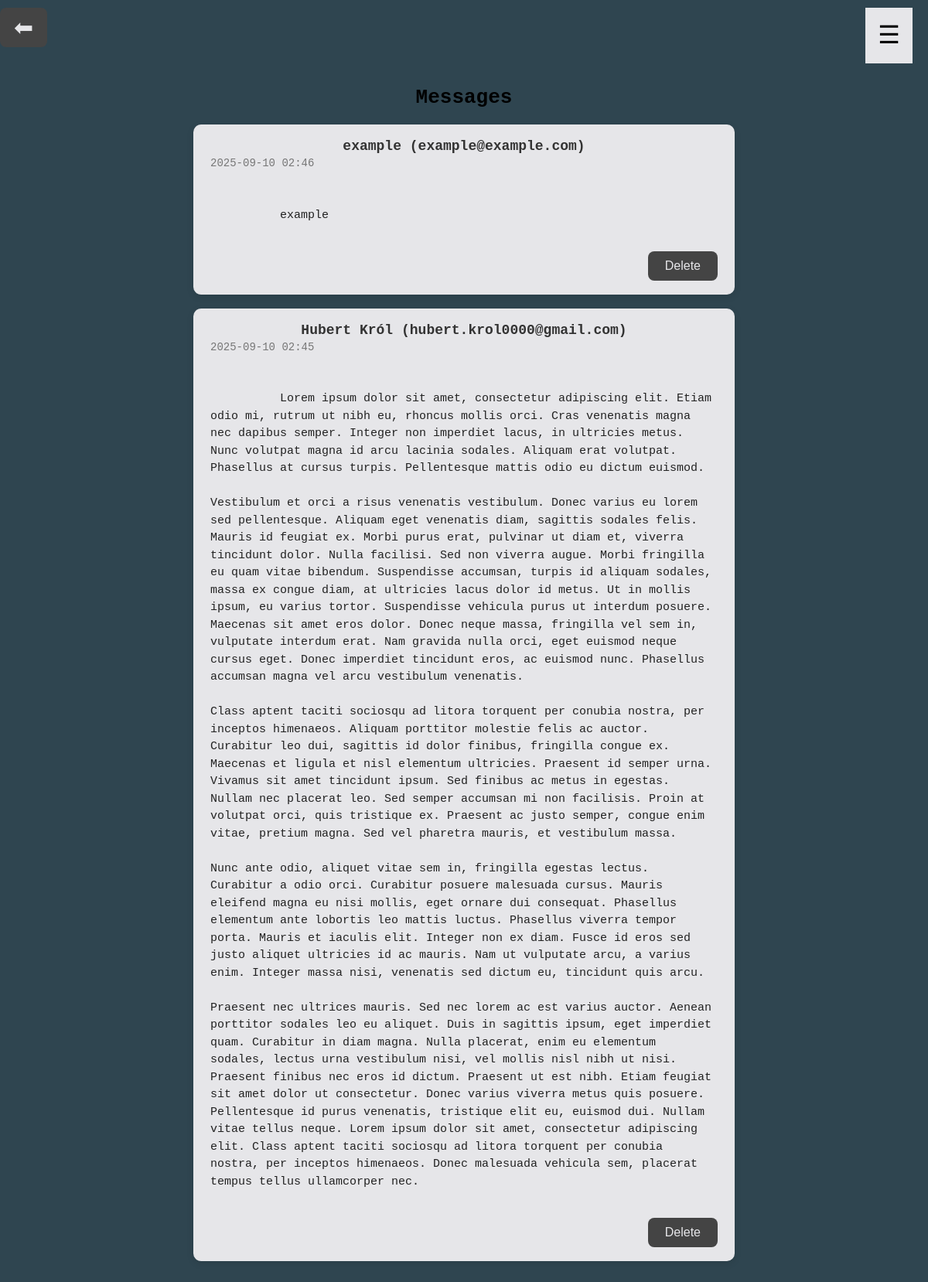
/admin/messages (signed in), run on the app's committed database.
### app.py (models this page shows)
class Message(db.Model):
    id = db.Column(db.Integer, primary_key=True)
    name = db.Column(db.String(120), nullable=False)
    email = db.Column(db.String(120), nullable=False)
    content = db.Column(db.Text, nullable=False)
    created_at = db.Column(db.DateTime, default=poland_now)

### app.py (the view)
@app.route("/admin/messages", methods=["GET", "POST"])
@login_required
def admin_messages():
    messages = Message.query.order_by(Message.created_at.desc()).all()
    return render_template("admin/messages.html", messages=messages)

### app.py (called while the page is built)
@login_manager.user_loader
def load_user(user_id):
    return User.query.get(int(user_id))

@app.context_processor
def inject_year():
    return {"current_year": date.today().year}

### templates/admin/messages.html
{% extends "base.html" %}
{% block content %}
<button class="btn back-btn" onclick="history.back()">⬅</button>
<h2>Messages</h2>
{% if messages %}
  <ul class="message-list">
    {% for msg in messages %}
      <li class="message-item">
        <div class="message-header">
          <h3>{{ msg.name }} ({{ msg.email }})</h3>
          <p class="muted">{{ msg.created_at.strftime("%Y-%m-%d %H:%M") }}</p>
        </div>
        <div class="message-body">
          {{ msg.content }}
        </div>
        <form method="POST" action="{{ url_for('delete_message', id=msg.id) }}">
          <button class="btn danger" type="submit" onclick="return confirm('Na pewno usunąć tę wiadomość?')">Delete</button>
        </form>
      </li>
    {% endfor %}
  </ul>
{% else %}
  <p>empty.</p>
{% endif %}
{% endblock %}

### static/styles/app.css (style rules this page uses)
body { width: 100%; margin: 0; padding: 0; box-sizing: border-box; background-color: #2F4550; font-family: "Fira Code", monospace; }
h3 { text-align: center; }
h2 { text-align: center; margin: 30px 0 20px 0; font-size: 26px; }
.btn { display: inline-block; padding: 10px 22px; background-color: #444 !important; color: #E6E6E9 !important; border: none !important; border-radius: 8px !important; font-size: 16px; cursor: pointer; text-decoration: none !important; transition: background 0.3s; }
.btn.danger { background-color: #444 !important; color: #E6E6E9 !important; }
.muted { color: #6c757d; font-size: 14px; }
.message-list { list-style: none; padding: 0; margin: 20px auto; max-width: 700px; }
.message-item { background: #E6E6E9; border-radius: 10px; padding: 18px 22px; margin-bottom: 18px; box-shadow: 0 3px 10px rgba(0,0,0,0.1); transition: transform 0.3s, box-shadow 0.3s; }
.message-header { display: flex; flex-direction: column; margin-bottom: 10px; }
.message-header h3 { margin: 0; font-size: 18px; font-weight: 700; color: #333; }
.message-header .muted { margin-top: 4px; font-size: 14px; color: #777; }
.message-body { margin: 12px 0; font-size: 15px; line-height: 1.5; color: #222; white-space: pre-wrap; }
.message-item form { text-align: right; }
.back-btn { display: inline-block; margin: 10px 10px 20px 0; background-color: #444 !important; color: #E6E6E9 !important; padding: 8px 18px; border-radius: 6px; font-size: 30px; transition: background 0.3s; cursor: pointer; }

### data on the page
Message: name "example", email "example@example.com", created_at "2025-09-10 02:46", content "example"
Message: name "Hubert Król", email "hubert.krol0000@gmail.com", created_at "2025-09-10 02:45", content "Lorem ipsum dolor sit amet, consectetur adipiscing elit. Etiam odio mi, rutrum ut nibh eu, rhoncus mollis orci. Cras venenatis magna nec dapibus semper. Integer non imperdiet lacus, in ultricies metus. Nunc volutpat magna id arcu lacinia sodales. Aliquam erat volutpat. Phasellus at cursus turpis. Pellentesque mattis odio eu dictum euismod. Vestibulum et orci a risus venenatis vestibulum. Donec varius eu lorem sed pellentesque. Aliquam eget venenatis diam, sagittis sodales felis. Mauris id feugiat ex. Morbi purus erat, pulvinar ut diam et, viverra tincidunt dolor. Nulla facilisi. Sed non viverra augue. Morbi fringilla eu quam vitae bibendum. Suspendisse accumsan, turpis id aliquam sodales,…"
